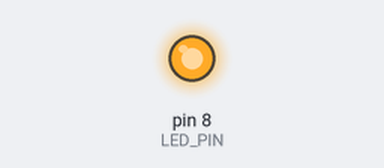
A program run on a simulated Raspberry Pi (header pin numbers). On the bench: output pins drawn as LEDs (lit = HIGH). At 1.0 s the program stops and its outputs stay as they are.

Above: at 0.1 s.
At 1.1 s:
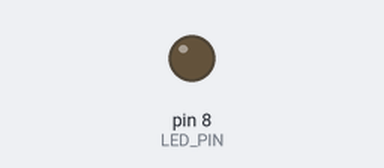
Timing chart, 0 to 2.5 s (numbered marks = the images above):
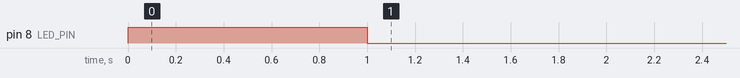

The program:

6._LedOnOff_GPIO.py
```python
import RPi.GPIO as GPIO
from time import sleep

LED_PIN = 8

GPIO.setwarnings(False) # ignore warning for now
GPIO.setmode(GPIO.BOARD) # Use Physical pin numbering system
GPIO.setup(LED_PIN, GPIO.OUT, initial = GPIO.LOW)

GPIO.output(LED_PIN, GPIO.HIGH) # Turn on LED
sleep(1)
GPIO.output(LED_PIN, GPIO.LOW) # Turn off LED

GPIO.cleanup()
```

Measured:
- by itself, pin 8 (LED_PIN): LOW → HIGH at 0.00 s, → LOW 1.0 s later
